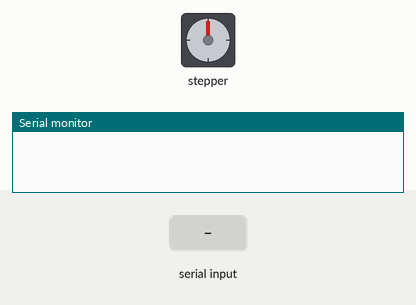
Bench run of a sketch on a simulated Arduino Uno, built with avr-gcc and run on an emulated ATmega328P. Parts: stepper motor, the last lines printed to the serial monitor. The inputs (shaded band) are chosen by the test bench. Stepper angles assume 2048 steps per turn.

Above: at 1.2 s.
1.3 s: "FREE_\n" received over Serial
At 4.2 s:
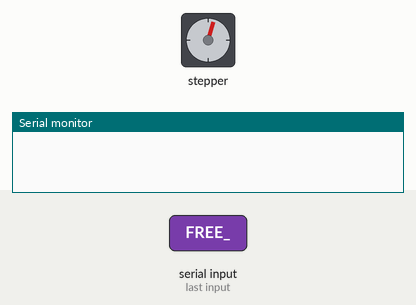
4.3 s: "ANGLE_\n" received over Serial
At 5.2 s:
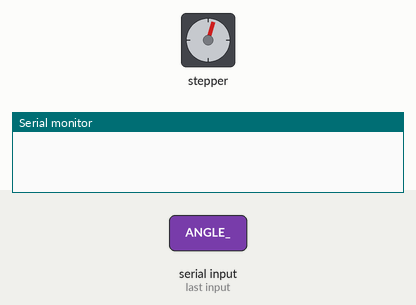
8.3 s: "FREE_\n" received over Serial
At 10.33 s:
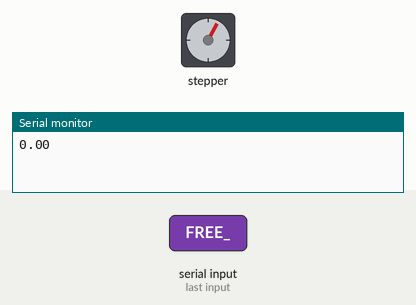
Timing chart, 0 to 23.7 s (numbered marks = the images above; inputs shaded):
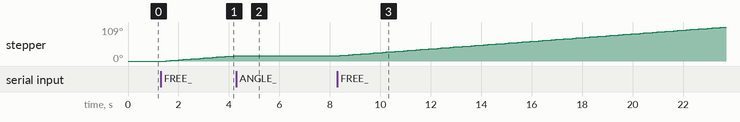

The sketch:

servoMotor.ino
```cpp
#include <Stepper.h>
// ---------------------- VARIAVEIS GLOBAIS -----------------------------------//
short option=-1;
const int stepsPerRevolution = 2048;
// ---------------------- INSTANCIAÇÃO DO OBJETO STEPPER ----------------------//
Stepper myStepper(stepsPerRevolution, 8,10,9,11);
// ----------------------- PROGRAMA PRINCIPAL SETUP ---------------------------//
void setup() {
 Serial.begin(9600);
 myStepper.setSpeed(17.5); // MAX 17.5 RPM - MIN 1
}
// ----------------------- PROGRAMA PRINCIPAL LOOP ---------------------------//
void loop() {
  while(Serial.available()>0){
    String comando = leStringSerial();
    if(comando.substring(0, 5)=="FREE_")  {
      option=0;
      //ADICIONAR AQUI PARA SALVAR O COMANDO FREE_ NA EPROOM QUANDO CHAMADO
      setVelocidade(comando.substring(5, 7).toInt());
    }//IF FREE_
    else if(comando.substring(0, 6)=="ANGLE_") {
      option=1;
      //ADICIONAR AQUI PARA SALVAR O COMANDO ANGLE_ NA EPROOM QUANDO CHAMADO
      angle(comando.substring(6,10).toInt());
    }//ELSE IF ANGLE
    else if(comando=="READ_LOG") {
      Serial.println("log");
      //CHAMADA DO COMANDO PARA LISTAR O QUE ESTÁ SALVA NA EPROOM
    }
  }//while inicial
  while(!(Serial.available()>0)&&option==0){ //entra somente se FREE esta selecionado e sai sempre que recebe algo na Serial
    myStepper.step(5.6888);                //avança grau por grau -- caso aja necessidade de uma rotação negativa, usar um if antes de setVelocidade e salvar em uma flag caso for negativo, posteriormente adicionar a condição
  }                                        //da flag aqui com o mesmo valor mas negativo(-5.6888)
}
// ------------------ FUNÇÕES -------------------------- //
void setVelocidade(int velocidade){
  if(velocidade>17)
    myStepper.setSpeed(17);
  else if(velocidade<1)
    myStepper.setSpeed(1);
  else myStepper.setSpeed(velocidade);
}

String leStringSerial(){
  String conteudo = "";
  char caractere;
  while(Serial.available() > 0) {
    caractere = Serial.read();
    if (caractere != '\n'){
      conteudo.concat(caractere);
    }
    delay(10);
  }
  return conteudo;
}

void angle(int ang) {
  delay(1000);
  if(ang>360)
  ang=360;
  else if(ang<-360)
  ang=-360;         //se quiser, nao há a necessidade dessas condições, atualmente limito o servo a girar no maximo 360º por vez.
  float steps=5.68888889*ang;
  Serial.println(steps);
  myStepper.step(steps);
}
```

Measured:
- after the input at 1.3 s, stepper: keeps turning clockwise at about 6°/s, starting after 0.21 s
- after the input at 4.3 s, stepper: stops changing and stays 17°
- after the input at 8.3 s, stepper: keeps turning clockwise at about 6°/s, starting after 0.12 s
